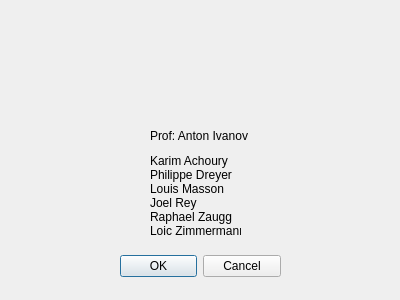
<?xml version="1.0" encoding="UTF-8"?>
<ui version="4.0">
 <class>AboutDlg</class>
 <widget class="QDialog" name="AboutDlg">
  <property name="geometry">
   <rect>
    <x>0</x>
    <y>0</y>
    <width>400</width>
    <height>300</height>
   </rect>
  </property>
  <property name="windowTitle">
   <string>Dialog</string>
  </property>
  <widget class="QDialogButtonBox" name="buttonBox">
   <property name="geometry">
    <rect>
     <x>120</x>
     <y>250</y>
     <width>161</width>
     <height>32</height>
    </rect>
   </property>
   <property name="orientation">
    <enum>Qt::Horizontal</enum>
   </property>
   <property name="standardButtons">
    <set>QDialogButtonBox::Cancel|QDialogButtonBox::Ok</set>
   </property>
  </widget>
  <widget class="QLabel" name="label">
   <property name="geometry">
    <rect>
     <x>150</x>
     <y>140</y>
     <width>91</width>
     <height>111</height>
    </rect>
   </property>
   <property name="text">
    <string>Karim Achoury
Philippe Dreyer
Louis Masson
Joel Rey
Raphael Zaugg
Loic Zimmermann</string>
   </property>
  </widget>
  <widget class="QLabel" name="label_2">
   <property name="geometry">
    <rect>
     <x>150</x>
     <y>120</y>
     <width>101</width>
     <height>31</height>
    </rect>
   </property>
   <property name="text">
    <string>Prof: Anton Ivanov</string>
   </property>
  </widget>
 </widget>
 <resources/>
 <connections>
  <connection>
   <sender>buttonBox</sender>
   <signal>accepted()</signal>
   <receiver>AboutDlg</receiver>
   <slot>accept()</slot>
   <hints>
    <hint type="sourcelabel">
     <x>248</x>
     <y>254</y>
    </hint>
    <hint type="destinationlabel">
     <x>157</x>
     <y>274</y>
    </hint>
   </hints>
  </connection>
  <connection>
   <sender>buttonBox</sender>
   <signal>rejected()</signal>
   <receiver>AboutDlg</receiver>
   <slot>reject()</slot>
   <hints>
    <hint type="sourcelabel">
     <x>316</x>
     <y>260</y>
    </hint>
    <hint type="destinationlabel">
     <x>286</x>
     <y>274</y>
    </hint>
   </hints>
  </connection>
 </connections>
</ui>
